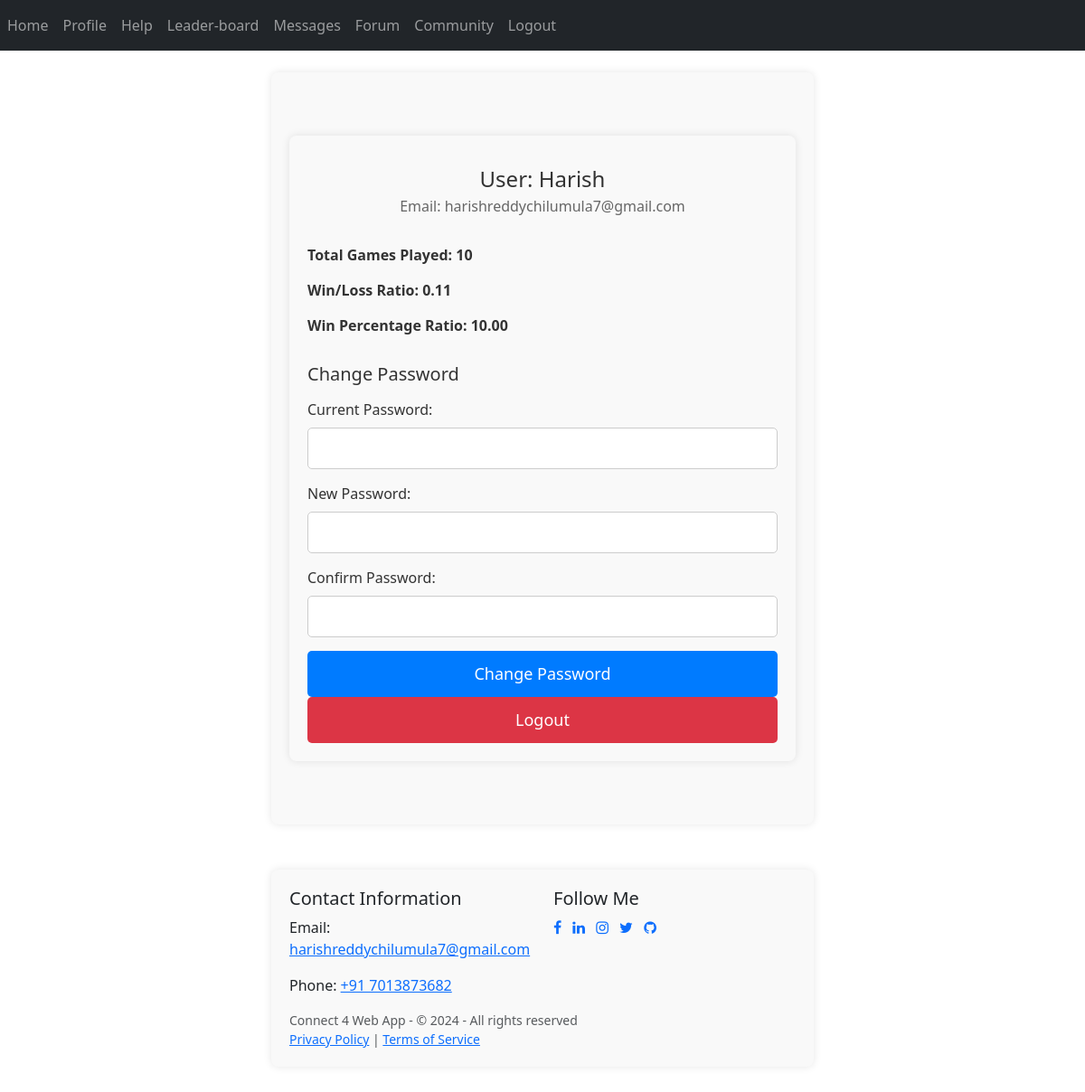
Page /profile (signed in) on the earlier database version.
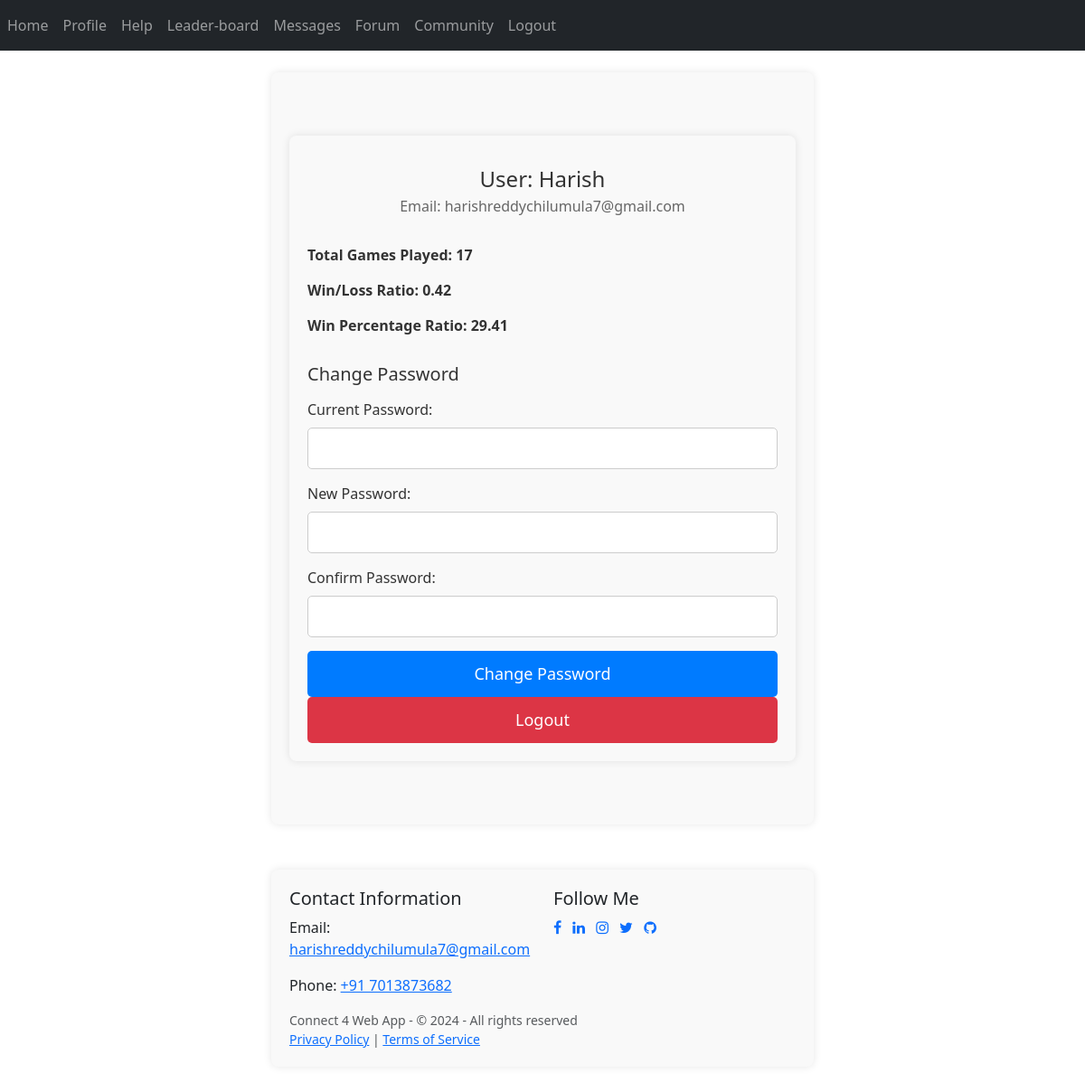
Same page on the later database version.
### website/models.py (models this page shows)
class User(db.Model, UserMixin):
    id = db.Column(db.Integer, primary_key=True)
    email = db.Column(db.String(150), unique=True, nullable=False)
    password = db.Column(db.String(150), nullable=False)
    first_name = db.Column(db.String(150), nullable=False)
    games = db.relationship('Game', backref='player', lazy=True)

class Game(db.Model):
    id = db.Column(db.Integer, primary_key=True)
    user_id = db.Column(db.Integer, db.ForeignKey('user.id'), nullable=False)
    played = db.Column(db.Integer, nullable=False, default=0)
    won = db.Column(db.Integer, nullable=False, default=0)
    draw = db.Column(db.Integer, nullable=False, default=0)

### website/views.py (the view)
@views.route('/profile', methods=['GET','POST'])
@login_required
def profile():
    if  request.method == "POST":
        flash('Password succesfully!',category='success')
        return render_template('home.html',user=current_user)
    game=Game.query.filter_by(user_id=current_user.id).first()
    return render_template('profile.html',user=current_user,game=game)

### website/__init__.py (called while the page is built)
def create_app():
    app = Flask(__name__)
    app.config['SECRET_KEY'] = 'hjshjhdjah kjshkjdhjs'
    app.config['SQLALCHEMY_DATABASE_URI'] = f'sqlite:///{DB_NAME}'
    db.init_app(app)
    from .views import views
    from .auth import auth
    app.register_blueprint(views, url_prefix='/')
    app.register_blueprint(auth, url_prefix='/')
    from .models import User, Game
    with app.app_context():
        db.create_all()
    login_manager = LoginManager()
    login_manager.login_view = 'auth.login'
    login_manager.init_app(app)
    @login_manager.user_loader
    def load_user(id):
        return User.query.get(int(id))
    return app

### website/templates/profile.html (shortened to what this page needs)
{% extends "base.html" %}
{% block content %}
<div class="container">
    <div class="profile-info">
        <div class="profile-name">User: {{ user.first_name }}</div>
        <div class="profile-email">Email: {{ user.email }}</div>
    </div>
    {% if game %}
    <div class="stats">
        <div class="stats-item">
            <strong>Total Games Played: {{ game.played }}</strong>
        </div>
        <div class="stats-item">
            <strong>Win/Loss Ratio:
                {% if game.played - game.won != 0 %}
                    {{ '%0.2f'|format(game.won / (game.played - game.won)) }}
                {% else %}
                    N/A
                {% endif %}
            </strong>
        </div>
        <div class="stats-item">
            <strong>Win Percentage Ratio:
                {% if game.played != 0 %}
                    {{ '%0.2f'|format(game.won / game.played *100) }}
                {% else %}
                    N/A
                {% endif %}
            </strong>
        </div>
    </div>
{% else %}
    <p>No game data available.</p>
{% endif %}
    <div class="change-password-form">
        <h3>Change Password</h3>
        <form action="/changepassword" method="post">
            <label for="current-password">Current Password:</label>
            <input type="password" id="current-password" name="current-password" required>
            <label for="new-password">New Password:</label>
            <input type="password" id="new-password" name="new-password" required>
            <label for="confirm-password">Confirm Password:</label>
            <input type="password" id="confirm-password" name="confirm-password" required>
            <input type="submit" value="Change Password">
        </form>
    </div>
    <a href="/logout" class="logout-btn">Logout</a>
</div>
{% endblock %}

### website/templates/base.html (shortened to what this page needs)
<!DOCTYPE html>
<html>
<head>
    <link rel="stylesheet" href="https://cdn.jsdelivr.net/npm/bootstrap@5.3.3/dist/css/bootstrap.min.css">
    <link rel="stylesheet" href="https://stackpath.bootstrapcdn.com/font-awesome/4.7.0/css/font-awesome.min.css">
</head>
<body>
<nav class="navbar navbar-expand-lg navbar-dark bg-dark">
    <div class="collapse navbar-collapse" id="navbar">
        <ul class="navbar-nav me-auto">
            {% if user.is_authenticated %}
                <li class="nav-item">
                    <a class="nav-link" id="home" href="/">Home</a>
                </li>
                <li class="nav-item">
                    <a class="nav-link" id="profile" href="/profile">Profile</a>
                </li>
                <li class="nav-item">
                    <a class="nav-link" id="help" href="/help">Help</a>
                </li>
                <li class="nav-item">
                    <a class="nav-link" id="leaderboard" href="/leaderboard">Leader-board</a>
                </li>
                {% if current_user.id == 1 %}
                    <li class="nav-item">
                        <a class="nav-link" id="messages" href="/messages">Messages</a>
                    </li>
                {% endif %}
                <li class="nav-item">
                    <a class="nav-link" id="forum" href="/forum">Forum</a>
                </li>
                <li class="nav-item">
                    <a class="nav-link" id="support" href="/support">Community</a>
                </li>
                <li class="nav-item">
                    <a class="nav-link" id="logout" href="/logout">Logout</a>
                </li>
            {% endif %}
        </ul>
    </div>
</nav>
<div class="container mt-4">{% block content %}{% endblock %}</div>
<footer class="footer mt-5">
    <div class="container">
        <div class="row">
            <div class="col-md-6">
                <h5>Contact Information</h5>
                <p>Email: <a href="mailto:harishreddychilumula7@gmail.com">harishreddychilumula7@gmail.com</a></p>
                <p>Phone: <a href="tel:+917013873682">+91 7013873682</a></p>
            </div>
            <div class="col-md-6">
                <h5>Follow Me</h5>
                <ul class="list-inline">
                    <li class="list-inline-item"><a href="https://www.facebook.com/harishreddy.ch/" target="_blank"><i class="fa fa-facebook"></i></a></li>
                    <li class="list-inline-item"><a href="https://www.linkedin.com/in/harish-reddy-chilumula/" target="_blank"><i class="fa fa-linkedin"></i></a></li>
                    <li class="list-inline-item"><a href="https://www.instagram.com/harish_reddy_0007/" target="_blank"><i class="fa fa-instagram"></i></a></li>
                    <li class="list-inline-item"><a href="https://twitter.com/harishreddych_7" target="_blank"><i class="fa fa-twitter"></i></a></li>
                    <li class="list-inline-item"><a href="https://github.com/HARISHREDDYCHILUMULA" target="_blank"><i class="fa fa-github"></i></a></li>
                </ul>
            </div>
        </div>
        <div class="row">
            <div class="col-md-12">
                <p class="text-muted small mb-0">Connect 4 Web App - &copy; 2024 - All rights reserved</p>
                <p class="text-muted small mb-0"><a href="/privacy_policy">Privacy Policy</a> | <a href="/terms_of_service">Terms of Service</a></p>
            </div>
        </div>
    </div>
</footer>
</body>
</html>

### website/templates/profile.html (style rules this page uses)
.container { max-width: 600px; margin: 50px auto; padding: 20px; background-color: #f9f9f9; border-radius: 8px; box-shadow: 0 0 10px rgba(0, 0, 0, 0.1); }
.profile-info { text-align: center; margin-bottom: 30px; }
.profile-name { margin-top: 10px; font-size: 24px; color: #333; }
.profile-email { color: #666; margin-bottom: 20px; }
.stats { margin-bottom: 30px; }
.stats-item { margin-bottom: 15px; font-size: 16px; color: #333; }
.change-password-form { margin-top: 30px; }
.change-password-form h3 { margin-bottom: 15px; font-size: 20px; color: #333; }
.change-password-form label { display: block; margin-bottom: 8px; color: #333; }
.change-password-form input[type="password"] { width: 100%; padding: 10px; margin-bottom: 15px; border: 1px solid #ccc; border-radius: 5px; font-size: 16px; }
.change-password-form input[type="submit"] { display: block; width: 100%; padding: 12px; background-color: #007bff; color: #fff; border: none; border-radius: 5px; cursor: pointer; font-size: 18px; transition: background-color 0.3s ease; }
.logout-btn { display: block; width: 100%; padding: 12px; background-color: #dc3545; color: #fff; border: none; border-radius: 5px; cursor: pointer; font-size: 18px; text-align: center; text-decoration: none; transition: background-color 0.3s ease; }

Differences in the rows shown:
changed Game: played "10" → "17"; game.won/(game.played-game.won) "0.11" → "0.42"; game.won/game.played*100 "10.00" → "29.41"
